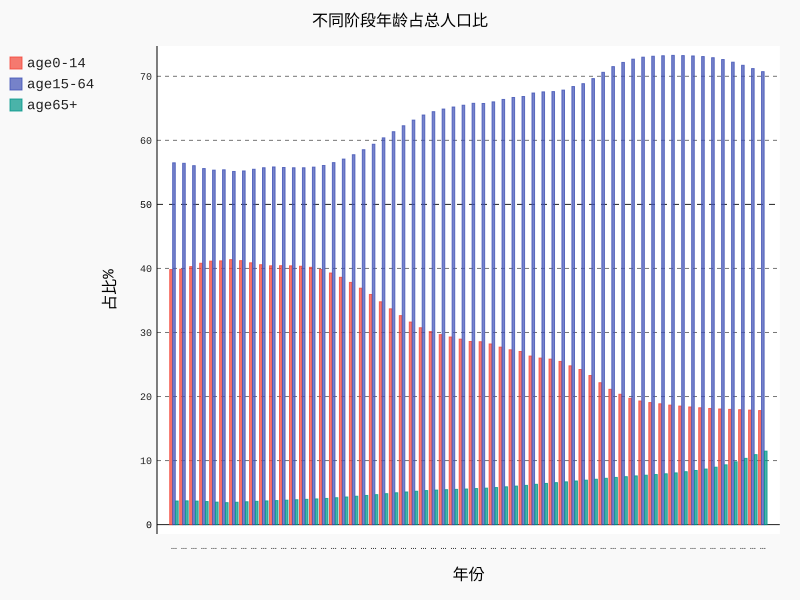

This chart was generated by the following Python code:
import pygal
from csvdata16_7 import Data
d1= Data('0-14岁的人口（占总人口的百分比）.csv','中国')
d2=Data('15-64岁的人口（占总人口的百分比）.csv','中国')
d3=Data('65岁和65岁以上的人口（占总人口的百分比）.csv','中国')
pyl=pygal.Bar()
pyl.x_labels=d1.times
pyl.title='不同阶段年龄占总人口比'

pyl.x_title="年份"
pyl.y_title="占比%"

pyl.add('age0-14',d1.y)
pyl.add('age15-64',d2.y)
pyl.add('age65+',d3.y)
# 保存
pyl.render_to_file('16_7data_pygal.svg')
